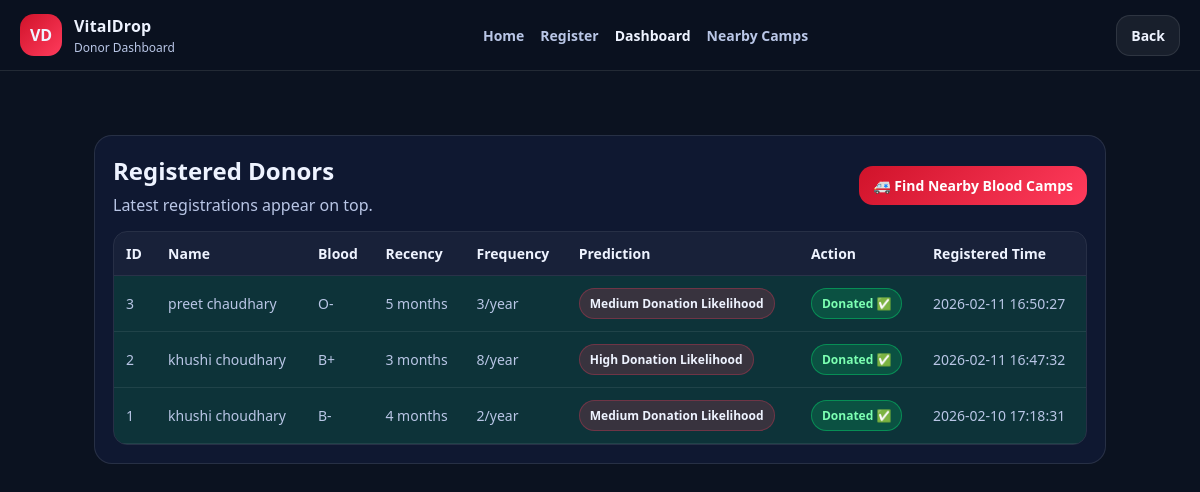
/dashboard, run on the app's committed database.
### tables this page shows
CREATE TABLE donors (
        id INTEGER PRIMARY KEY AUTOINCREMENT,
        name TEXT NOT NULL,
        email TEXT NOT NULL,
        phone TEXT NOT NULL,
        blood_group TEXT NOT NULL,
        recency INTEGER NOT NULL,
        frequency INTEGER NOT NULL,
        prediction TEXT NOT NULL,
        created_at TEXT DEFAULT (datetime('now'))
    , donated INTEGER DEFAULT 0, donated_at TEXT);

### app.py (the view)
@app.route("/dashboard")
def dashboard():
    donors = fetch_donors()
    return render_template("dashboard.html", donors=donors)

### app.py (called while the page is built)
def fetch_donors():
    conn = sqlite3.connect(DB_NAME)
    cur = conn.cursor()
    cur.execute("""
        SELECT
            id, name, email, phone, blood_group,
            recency, frequency,
            prediction,
            donated, donated_at,
            created_at
        FROM donors
        ORDER BY id DESC
    """)
    rows = cur.fetchall()
    conn.close()
    return rows

### templates/dashboard.html (shortened to what this page needs)
<!doctype html>
<html lang="en">
<head>
  <link rel="stylesheet" href="{{ url_for('static', filename='style.css') }}?v=6">
</head>
<body>
<header class="nav">
  <div class="brand">
    <div class="logo">VD</div>
    <div>
      <div class="name">VitalDrop</div>
      <div class="tag">Donor Dashboard</div>
    </div>
  </div>
  <nav class="links">
    <a href="/">Home</a>
    <a href="/register">Register</a>
    <a class="active" href="/dashboard">Dashboard</a>
    <a href="/nearby-camps">Nearby Camps</a>
  </nav>
  <a class="btn ghost" href="/">Back</a>
</header>
<section class="section">
  <div class="table-card">
    <div style="display:flex; justify-content:space-between; align-items:center; gap:10px;">
      <div>
        <h2>Registered Donors</h2>
        <p class="muted-text">Latest registrations appear on top.</p>
      </div>
      <a href="/nearby-camps" class="btn primary">
        🚑 Find Nearby Blood Camps
      </a>
    </div>
    <div class="table-wrap">
      <table>
        <thead>
          <tr>
            <th>ID</th>
            <th>Name</th>
            <th>Blood</th>
            <th>Recency</th>
            <th>Frequency</th>
            <th>Prediction</th>
            <th>Action</th>
            <th>Registered Time</th>
          </tr>
        </thead>
        <tbody>
          {% for d in donors %}
          {% set donated = (d[8] | int) %}
          <tr class="{% if donated == 1 %}row-done{% endif %}">
            <td>{{ d[0] }}</td>
            <td>{{ d[1] }}</td>
            <td>{{ d[4] }}</td>
            <td>{{ d[5] }} months</td>
            <td>{{ d[6] }}/year</td>
            <td><span class="pill2">{{ d[7] }}</span></td>
            <td>
              {% if donated == 0 %}
                <form method="POST" action="{{ url_for('mark_donated', donor_id=d[0]) }}">
                  <button class="btn small primary" type="submit">
                    Mark as Donated
                  </button>
                </form>
              {% else %}
                <span class="pill-done">Donated ✅</span>
              {% endif %}
            </td>
            <td>{{ d[10] }}</td>
          </tr>
          {% endfor %}
        </tbody>
      </table>
    </div>
  </div>
</section>
</body>
</html>

### static/style.css (style rules this page uses)
:root { --bg:#0b1220; --card:#101a33; --text:#eef3ff; --muted:#b9c6e6; --line:rgba(255,255,255,0.10); --red:#d0132a; --red2:#ff3b5c; }
* { margin:0;padding:0;box-sizing:border-box;font-family:system-ui,Segoe UI,Roboto,Arial; }
body { background:var(--bg);color:var(--text); }
.nav { position:sticky;top:0;z-index:100; display:flex;align-items:center;justify-content:space-between; padding:14px 20px; background:rgba(11,18,32,0.80); backdrop-filter: blur(10px); border-bottom:1px solid var(--line); }
.brand { display:flex;gap:12px;align-items:center; }
.logo { width:42px;height:42px;border-radius:14px; display:grid;place-items:center; background:linear-gradient(135deg,var(--red),var(--red2)); font-weight:900; }
.name { font-weight:900;letter-spacing:0.2px; }
.tag { font-size:12px;color:var(--muted);margin-top:2px; }
.links { display:flex;gap:16px;align-items:center; }
.links a { color:var(--muted);text-decoration:none;font-weight:700;font-size:14px; }
.links a:hover,.links a.active { color:var(--text); }
.btn { text-decoration:none; padding:10px 14px;border-radius:14px; font-weight:900;font-size:14px; display:inline-block; }
.btn.primary { background:linear-gradient(135deg,var(--red),var(--red2));color:white; }
.btn.ghost { border:1px solid var(--line);background:rgba(255,255,255,0.06);color:var(--text); }
.section { width:min(1100px,92%);margin:0 auto;padding:64px 0; }
.muted-text { color:var(--muted);margin-top:6px;line-height:1.5; }
.table-card { width:min(1100px, 92%); margin:0 auto; background:rgba(16,26,51,0.90); border:1px solid var(--line); border-radius:18px; padding:18px; }
.table-wrap { margin-top:14px; overflow:auto; border-radius:14px; border:1px solid var(--line); }
table { width:100%; border-collapse:collapse; min-width:780px; }
th, td { padding:12px 12px; text-align:left; border-bottom:1px solid rgba(255,255,255,0.08); font-size:14px; }
th { color:var(--text); font-weight:900; background:rgba(255,255,255,0.04); }
td { color:var(--muted); }
.pill2 { display:inline-block; padding:6px 10px; border-radius:999px; background:rgba(255,59,92,0.18); border:1px solid rgba(255,59,92,0.28); color:var(--text); font-weight:800; font-size:12px; }
.pill-done { display:inline-block;padding:6px 10px;border-radius:999px; background:rgba(0,255,120,0.12); border:1px solid rgba(0,255,120,0.25); color:var(--text);font-weight:800;font-size:12px; }
.row-done { background: rgba(0, 255, 120, 0.08); }
.pill-done { display:inline-block; padding:6px 10px; border-radius:999px; background:rgba(0,255,120,0.15); border:1px solid rgba(0,255,120,0.35); color:#7CFFB2; font-weight:800; font-size:12px; }
.row-done td { background: rgba(0,255,120,0.06); }
.row-done { background: rgba(0,255,120,0.06); }

### data on the page
donors: id "3", name "preet chaudhary", blood_group "O-", recency "5", frequency "3", prediction "Medium Donation Likelihood", created_at "2026-02-11 16:50:27"
donors: id "2", name "khushi choudhary", blood_group "B+", recency "3", frequency "8", prediction "High Donation Likelihood", created_at "2026-02-11 16:47:32"
donors: id "1", name "khushi choudhary", blood_group "B-", recency "4", frequency "2", prediction "Medium Donation Likelihood", created_at "2026-02-10 17:18:31"
